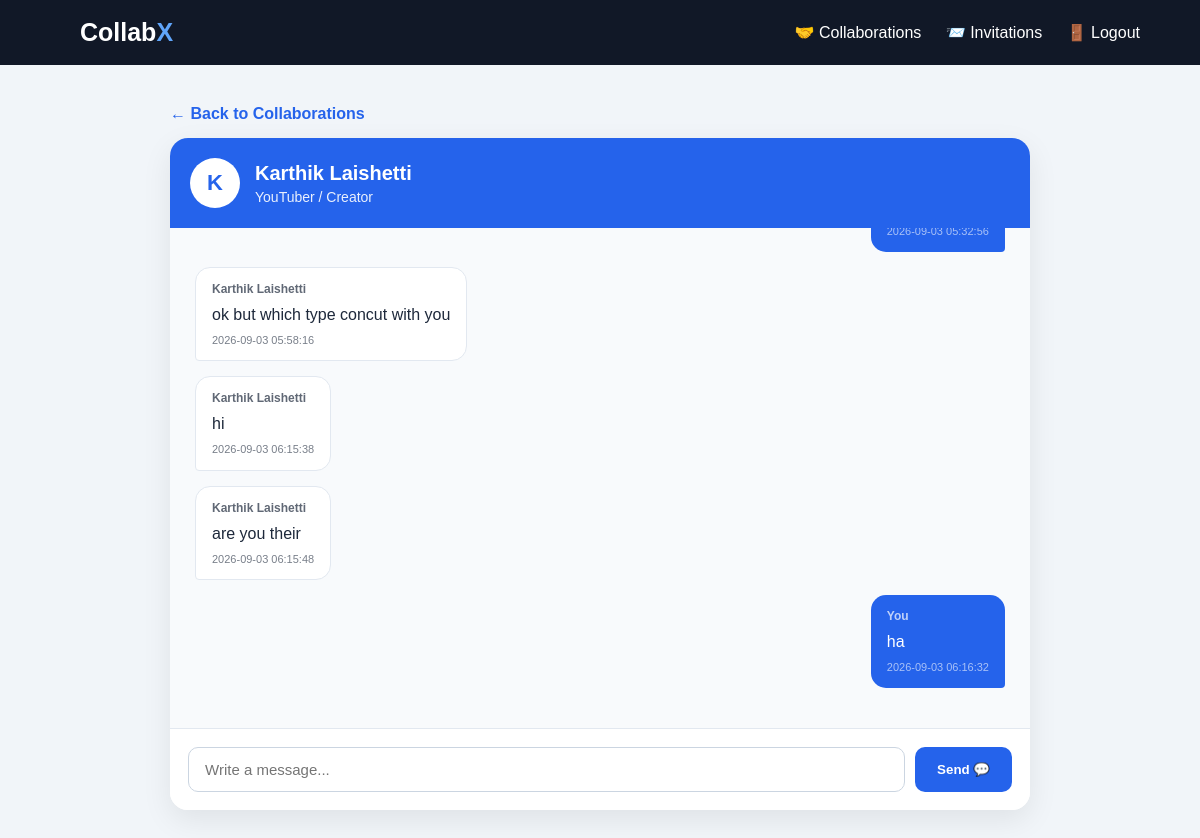
The page /chat/1 (signed in) on the database its author committed.
### tables this page shows
CREATE TABLE users (

            id INTEGER PRIMARY KEY AUTOINCREMENT,

            first_name TEXT NOT NULL,

            last_name TEXT NOT NULL,

            email TEXT UNIQUE NOT NULL,

            role TEXT NOT NULL,

            password TEXT NOT NULL,

            created_at TIMESTAMP DEFAULT CURRENT_TIMESTAMP

        );

CREATE TABLE messages (

            id INTEGER PRIMARY KEY AUTOINCREMENT,

            sender_id INTEGER NOT NULL,

            receiver_id INTEGER NOT NULL,

            message TEXT NOT NULL,

            created_at TIMESTAMP
            DEFAULT CURRENT_TIMESTAMP, is_read INTEGER DEFAULT 0,

            FOREIGN KEY (sender_id)
            REFERENCES users(id),

            FOREIGN KEY (receiver_id)
            REFERENCES users(id)

        );

### app.py (the view, shortened to what this page needs)
@app.route(
    "/chat/<int:user_id>",
    methods=["GET", "POST"]
)
def chat(user_id):
    if "user_id" not in session:
        return redirect(
            url_for("login")
        )
    current_user_id = session["user_id"]
    if current_user_id == user_id:
        return redirect(
            url_for("collaborations")
        )
    connection = get_db()
    other_user = connection.execute("""
        SELECT
            users.id,
            users.first_name,
            users.last_name,
            users.role,
            profiles.profile_picture

        FROM users

        LEFT JOIN profiles
        ON users.id = profiles.user_id

        WHERE users.id = ?

    """, (
        user_id,
    )).fetchone()
    if other_user is None:
        connection.close()
        return "User not found", 404
    collaboration = connection.execute("""
        SELECT id

        FROM invitations

        WHERE status = 'accepted'

        AND (
            (
                sender_id = ?
                AND receiver_id = ?
            )

            OR

            (
                sender_id = ?
                AND receiver_id = ?
            )
        )

    """, (
        current_user_id,
        user_id,
        user_id,
        current_user_id
    )).fetchone()
    if collaboration is None:
        connection.close()
        return (
            "You can only message accepted collaborators.",
            403
        )
    messages = connection.execute("""
        SELECT
            messages.id,
            messages.sender_id,
            messages.receiver_id,
            messages.message,
            messages.created_at,

            users.first_name,
            users.last_name

        FROM messages

        JOIN users
        ON messages.sender_id = users.id

        WHERE
            (
                messages.sender_id = ?
                AND messages.receiver_id = ?
            )

            OR

            (
                messages.sender_id = ?
                AND messages.receiver_id = ?
            )

        ORDER BY messages.created_at ASC

    """, (
        current_user_id,
        user_id,
        user_id,
        current_user_id
    )).fetchall()
    connection.close()
    return render_template(
        "chat.html",
        other_user=other_user,
        messages=messages
    )

### app.py (called while the page is built)
def get_db():
    connection = sqlite3.connect(
        "collabx.db"
    )
    connection.row_factory = sqlite3.Row
    return connection

@app.context_processor
def inject_unread_messages():
    if "user_id" not in session:
        return {
            "unread_messages": 0,
            "unread_invitations": 0
        }
    connection = get_db()
    unread_messages = connection.execute("""
        SELECT COUNT(*) AS count
        FROM messages
        WHERE receiver_id = ?
        AND is_read = 0
    """, (session["user_id"],)).fetchone()["count"]
    unread_invitations = connection.execute("""
        SELECT COUNT(*) AS count
        FROM invitations
        WHERE receiver_id = ?
        AND status = 'pending'
    """, (session["user_id"],)).fetchone()["count"]
    connection.close()
    return {
        "unread_messages": unread_messages,
        "unread_invitations": unread_invitations
    }

### templates/chat.html (shortened to what this page needs)
<!DOCTYPE html>
<html lang="en">
<head>
</head>
<body>
<nav>
    <a
        href="{{ url_for('dashboard') }}"
        class="logo"
    >
        Collab<span>X</span>
    </a>
    <div>
        <a href="{{ url_for('collaborations') }}">
            🤝 Collaborations
        </a>
        <a href="{{ url_for('invitations') }}">
            📨 Invitations
        </a>
        <a href="{{ url_for('logout') }}">
            🚪 Logout
        </a>
    </div>
</nav>
<div class="chat-container">
    <a
        href="{{ url_for('collaborations') }}"
        class="back"
    >
        ← Back to Collaborations
    </a>
    <div class="chat-box">
        <div class="chat-header">
            {% if other_user.profile_picture %}
                <img
                    src="{{ url_for(
                        'static',
                        filename=other_user.profile_picture
                    ) }}"
                    class="profile-picture"
                    alt="Profile picture"
                >
            {% else %}
                <div class="profile-placeholder">
                    {{ other_user.first_name[0]|upper }}
                </div>
            {% endif %}
            <div>
                <div class="chat-name">
                    {{ other_user.first_name }}
                    {{ other_user.last_name }}
                </div>
                <div class="chat-role">
                    {{ other_user.role }}
                </div>
            </div>
        </div>
        <div class="messages">
            {% if messages %}
                {% for message in messages %}
                    {% if message.sender_id == session["user_id"] %}
                        <div class="message-row mine">
                            <div class="message mine">
                                <div class="message-name">
                                    You
                                </div>
                                {{ message.message }}
                                <div class="message-time">
                                    {{ message.created_at }}
                                </div>
                            </div>
                        </div>
                    {% else %}
                        <div class="message-row">
                            <div class="message theirs">
                                <div class="message-name">
                                    {{ message.first_name }}
                                    {{ message.last_name }}
                                </div>
                                {{ message.message }}
                                <div class="message-time">
                                    {{ message.created_at }}
                                </div>
                            </div>
                        </div>
                    {% endif %}
                {% endfor %}
            {% endif %}
        </div>
        <form
            action="{{ url_for(
                'chat',
                user_id=other_user.id
            ) }}"
            method="POST"
            class="message-form"
        >
            <input
                type="text"
                name="message"
                class="message-input"
                placeholder="Write a message..."
                autocomplete="off"
                required
            >
            <button
                type="submit"
                class="send-button"
            >
                Send 💬
            </button>
        </form>
    </div>
</div>
</body>
</html>

### templates/chat.html (style rules this page uses)
* { box-sizing: border-box; }
body { margin: 0; font-family: Arial, sans-serif; background: #f1f5f9; }
nav { background: #111827; padding: 18px 5%; display: flex; justify-content: space-between; align-items: center; }
.logo { color: white; font-size: 25px; font-weight: bold; text-decoration: none; }
.logo span { color: #60a5fa; }
nav a { color: white; text-decoration: none; margin-left: 20px; }
.chat-container { max-width: 900px; margin: 40px auto; padding: 0 20px; }
.chat-box { background: white; border-radius: 18px; box-shadow: 0 10px 30px rgba(0,0,0,0.08); overflow: hidden; }
.chat-header { background: #2563eb; color: white; padding: 20px; display: flex; align-items: center; gap: 15px; }
.profile-placeholder { width: 50px; height: 50px; border-radius: 50%; background: white; color: #2563eb; display: flex; align-items: center; justify-content: center; font-size: 22px; font-weight: bold; }
.chat-name { font-size: 20px; font-weight: bold; }
.chat-role { font-size: 14px; opacity: 0.9; margin-top: 4px; }
.messages { height: 500px; overflow-y: auto; padding: 25px; background: #f8fafc; }
.message-row { display: flex; margin-bottom: 15px; }
.message-row.mine { justify-content: flex-end; }
.message { max-width: 70%; padding: 12px 16px; border-radius: 15px; line-height: 1.5; }
.message.mine { background: #2563eb; color: white; border-bottom-right-radius: 4px; }
.message.theirs { background: white; color: #1e293b; border: 1px solid #e2e8f0; border-bottom-left-radius: 4px; }
.message-name { font-size: 12px; font-weight: bold; margin-bottom: 5px; opacity: 0.7; }
.message-time { font-size: 11px; margin-top: 5px; opacity: 0.6; }
.message-form { display: flex; gap: 10px; padding: 18px; border-top: 1px solid #e2e8f0; background: white; }
.message-input { flex: 1; padding: 13px 16px; border: 1px solid #cbd5e1; border-radius: 10px; font-size: 15px; outline: none; }
.send-button { padding: 13px 22px; border: none; border-radius: 10px; background: #2563eb; color: white; font-weight: bold; cursor: pointer; }
.back { display: inline-block; margin-bottom: 15px; color: #2563eb; text-decoration: none; font-weight: bold; }

### rows shown on the page
users: first_name "K", first_name "Karthik", last_name "Laishetti", role "YouTuber / Creator"
messages: created_at "2026-09-03 05:32:56"
messages: first_name "Karthik", last_name "Laishetti", message "ok but which type concut with you", created_at "2026-09-03 05:58:16"
messages: first_name "Karthik", last_name "Laishetti", message "hi", created_at "2026-09-03 06:15:38"
messages: first_name "Karthik", last_name "Laishetti", message "are you their", created_at "2026-09-03 06:15:48"
messages: message "ha", created_at "2026-09-03 06:16:32"
